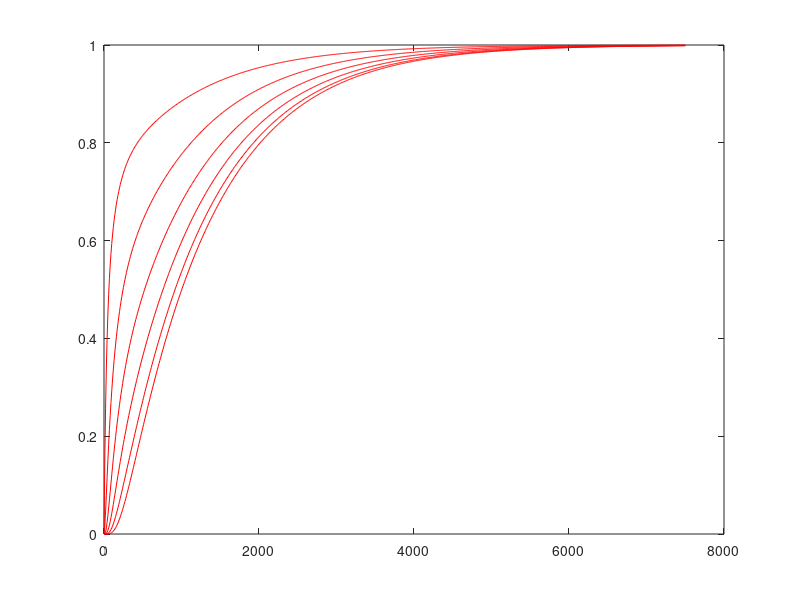

This figure's MATLAB source:
function rk_ejercicio_2

  M = [-2 1 0 0 0 0
        1 -2 1 0 0 0
        0 1 -2 1 0 0
        0 0 1 -2 1 0
        0 0 0 1 -2 1
        0 0 0 0 2/3 -2/3];

  K = 0.018 * M;

  p = 0.018 * [1;0;0;0;0;0];
  w = 0.5
  dt = 10;
  t = 0:dt:7500;

  size = length(t);
  z = zeros(6,size) % Valores iniciales son ceros z0 = [0;0;0;0;0;0]

  for i = 1:size-1
    k1 = dt * (K*z(:,i) + p);
    tg = t(i) + (dt/(2*w));
    zg = z(:,i) + (k1/(2*w));
    k2 = dt * (K*zg + p);
    z(:, i+1) = z(:,i) + (1-w)*k1 + w*k2;
  endfor

  plot(t, z(:,:), "r");

endfunction
